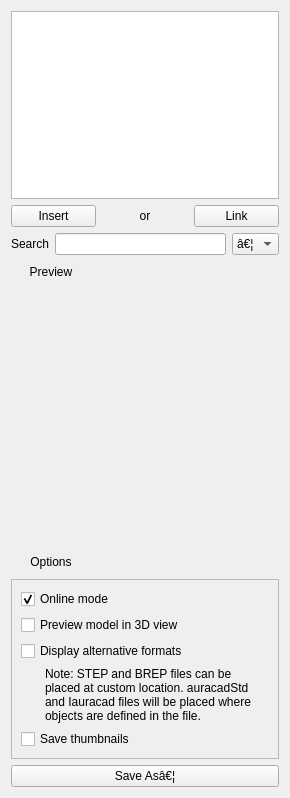
<?xml version="1.0" encoding="UTF-8"?>
<ui version="4.0">
 <class>Form</class>
 <widget class="QWidget" name="Form">
  <property name="geometry">
   <rect>
    <x>0</x>
    <y>0</y>
    <width>290</width>
    <height>798</height>
   </rect>
  </property>
  <property name="windowTitle">
   <string>Library Browser</string>
  </property>
  <layout class="QVBoxLayout" name="verticalLayout">
   <item>
    <widget class="QTreeView" name="tree">
     <property name="dragEnabled">
      <bool>true</bool>
     </property>
    </widget>
   </item>
   <item>
    <layout class="QHBoxLayout" name="horizontalLayout_4" stretch="0,0,0">
     <item>
      <widget class="QPushButton" name="buttonInsert">
       <property name="toolTip">
        <string>Inserts the selected object in the current document</string>
       </property>
       <property name="text">
        <string>Insert</string>
       </property>
      </widget>
     </item>
     <item>
      <widget class="QLabel" name="label_3">
       <property name="text">
        <string>or</string>
       </property>
       <property name="alignment">
        <set>Qt::AlignCenter</set>
       </property>
      </widget>
     </item>
     <item>
      <widget class="QPushButton" name="buttonLink">
       <property name="toolTip">
        <string>Links the selected object in the current document. Only works in offline mode.</string>
       </property>
       <property name="text">
        <string>Link</string>
       </property>
      </widget>
     </item>
    </layout>
   </item>
   <item>
    <layout class="QHBoxLayout" name="horizontalLayout">
     <item>
      <widget class="QLabel" name="label_2">
       <property name="text">
        <string>Search</string>
       </property>
      </widget>
     </item>
     <item>
      <widget class="QLineEdit" name="searchBox"/>
     </item>
     <item>
      <widget class="QComboBox" name="comboSearch">
       <property name="maximumSize">
        <size>
         <width>60</width>
         <height>16777215</height>
        </size>
       </property>
       <property name="toolTip">
        <string>Search external websites</string>
       </property>
       <item>
        <property name="text">
         <string>â€¦</string>
        </property>
       </item>
      </widget>
     </item>
    </layout>
   </item>
   <item>
    <layout class="QHBoxLayout" name="horizontalLayout_5">
     <item>
      <widget class="QPushButton" name="buttonPreview">
       <property name="text">
        <string>Preview</string>
       </property>
       <property name="flat">
        <bool>true</bool>
       </property>
      </widget>
     </item>
     <item>
      <spacer name="horizontalSpacer_2">
       <property name="orientation">
        <enum>Qt::Horizontal</enum>
       </property>
       <property name="sizeHint" stdset="0">
        <size>
         <width>40</width>
         <height>20</height>
        </size>
       </property>
      </spacer>
     </item>
    </layout>
   </item>
   <item>
    <widget class="QLabel" name="framePreview">
     <property name="sizePolicy">
      <sizepolicy hsizetype="Preferred" vsizetype="Preferred">
       <horstretch>0</horstretch>
       <verstretch>0</verstretch>
      </sizepolicy>
     </property>
     <property name="minimumSize">
      <size>
       <width>256</width>
       <height>256</height>
      </size>
     </property>
     <property name="maximumSize">
      <size>
       <width>256</width>
       <height>256</height>
      </size>
     </property>
     <property name="text">
      <string/>
     </property>
     <property name="scaledContents">
      <bool>true</bool>
     </property>
     <property name="alignment">
      <set>Qt::AlignCenter</set>
     </property>
    </widget>
   </item>
   <item>
    <layout class="QHBoxLayout" name="horizontalLayout_3">
     <item>
      <widget class="QPushButton" name="buttonOptions">
       <property name="text">
        <string>Options</string>
       </property>
       <property name="checkable">
        <bool>false</bool>
       </property>
       <property name="flat">
        <bool>true</bool>
       </property>
      </widget>
     </item>
     <item>
      <spacer name="horizontalSpacer">
       <property name="orientation">
        <enum>Qt::Horizontal</enum>
       </property>
       <property name="sizeHint" stdset="0">
        <size>
         <width>40</width>
         <height>20</height>
        </size>
       </property>
      </spacer>
     </item>
    </layout>
   </item>
   <item>
    <widget class="QFrame" name="frameOptions">
     <property name="toolTip">
      <string>Save thumbnails when saving a file</string>
     </property>
     <property name="frameShape">
      <enum>QFrame::StyledPanel</enum>
     </property>
     <property name="frameShadow">
      <enum>QFrame::Raised</enum>
     </property>
     <layout class="QVBoxLayout" name="verticalLayout_2">
      <item>
       <widget class="QCheckBox" name="checkOnline">
        <property name="toolTip">
         <string>Allows the library to be fetched online instead of requiring local installation.</string>
        </property>
        <property name="text">
         <string>Online mode</string>
        </property>
        <property name="checked">
         <bool>true</bool>
        </property>
       </widget>
      </item>
      <item>
       <widget class="QCheckBox" name="check3DPreview">
        <property name="toolTip">
         <string>Opens a 3D preview of the selected file</string>
        </property>
        <property name="text">
         <string>Preview model in 3D view</string>
        </property>
       </widget>
      </item>
      <item>
       <widget class="QCheckBox" name="checkauracadStdOnly">
        <property name="enabled">
         <bool>true</bool>
        </property>
        <property name="toolTip">
         <string>Show available alternative file formats for library items (STEP, Iauracad, etc.)</string>
        </property>
        <property name="text">
         <string>Display alternative formats</string>
        </property>
       </widget>
      </item>
      <item>
       <widget class="QLabel" name="label">
        <property name="text">
         <string>Note: STEP and BREP files can be placed at custom location. auracadStd and Iauracad files will be placed where objects are defined in the file.</string>
        </property>
        <property name="wordWrap">
         <bool>true</bool>
        </property>
        <property name="indent">
         <number>24</number>
        </property>
       </widget>
      </item>
      <item>
       <widget class="QCheckBox" name="checkThumbnail">
        <property name="text">
         <string>Save thumbnails</string>
        </property>
       </widget>
      </item>
     </layout>
    </widget>
   </item>
   <item>
    <widget class="QPushButton" name="buttonSave">
     <property name="text">
      <string>Save Asâ€¦</string>
     </property>
    </widget>
   </item>
  </layout>
 </widget>
 <resources/>
 <connections/>
</ui>
